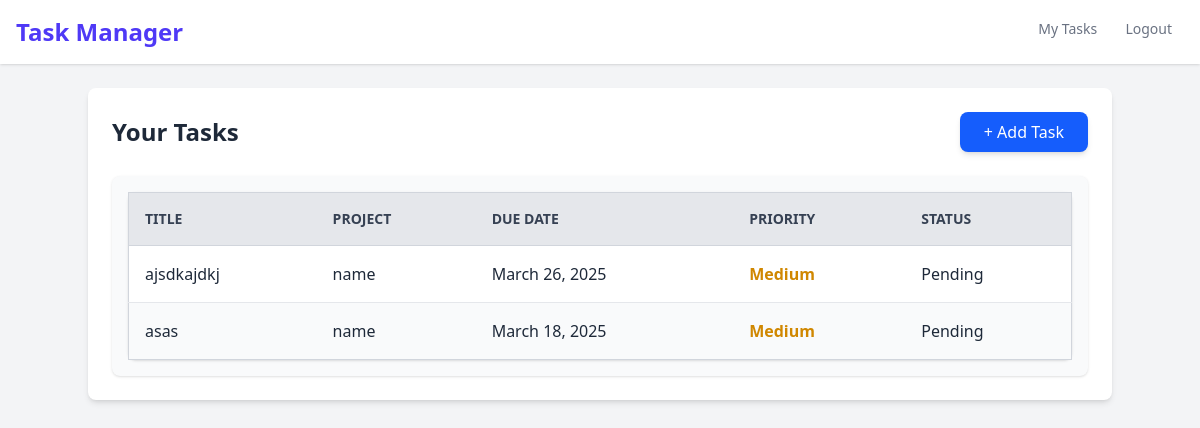
The page /tasks/ (signed in) on the database as committed earlier.
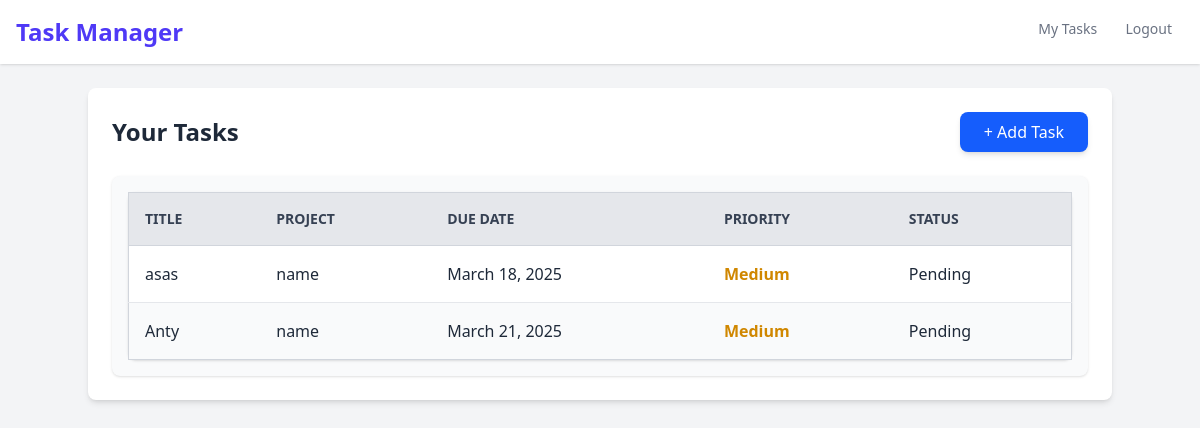
The same page on the database as committed later.
### tasks/models.py (models this page shows, shortened)
class Task(models.Model):
    PRIORITY_CHOICES = [("Low", "Low"), ("Medium", "Medium"), ("High", "High")]
    STATUS_CHOICES = [("Pending", "Pending"), ("In Progress", "In Progress"), ("Completed", "Completed")]
    title = models.CharField(max_length=255)
    description = models.TextField()
    due_date = models.DateField()
    priority = models.CharField(max_length=10, choices=PRIORITY_CHOICES, default="Medium")
    status = models.CharField(max_length=20, choices=STATUS_CHOICES, default="Pending")
    project = models.ForeignKey(Project, on_delete=models.CASCADE)
    user = models.ForeignKey(User, on_delete=models.CASCADE)  # Task owner

class Project(models.Model):
    name = models.CharField(max_length=255, unique=True)
    description = models.TextField()

### tasks/views.py (the view)
# urls.py: path('tasks/', views.task_list, name='task_list'),
@login_required
def task_list(request):
    tasks = Task.objects.all()
    return render(request, 'tasks/task_list.html', {'tasks': tasks})

### tasks/templates/tasks/task_list.html (shortened to what this page needs)
{% extends 'tasks/base.html' %}
{% block content %}
<div class="max-w-5xl mx-auto bg-white p-6 rounded-lg shadow-md mt-6">
    <div class="flex justify-between items-center mb-6">
        <h2 class="text-2xl font-bold text-gray-800">Your Tasks</h2>
        <a href="{% url 'create_task' %}"
           class="bg-blue-600 text-white px-6 py-2 rounded-lg shadow-md hover:bg-blue-700 transition">
            + Add Task
        </a>
    </div>
    <div class="overflow-x-auto bg-gray-50 p-4 rounded-lg shadow">
        <table class="w-full min-w-[600px] border border-gray-300 rounded-lg shadow-sm bg-white">
            <thead class="bg-gray-200 text-gray-700 uppercase text-sm">
                <tr class="text-left">
                    <th class="p-4 border-b border-gray-300">Title</th>
                    <th class="p-4 border-b border-gray-300">Project</th>
                    <th class="p-4 border-b border-gray-300">Due Date</th>
                    <th class="p-4 border-b border-gray-300">Priority</th>
                    <th class="p-4 border-b border-gray-300">Status</th>
                </tr>
            </thead>
            <tbody class="divide-y divide-gray-200 text-gray-800">
                {% for task in tasks %}
                <tr class="hover:bg-gray-100 even:bg-gray-50">
                    <td class="p-4 font-medium">{{ task.title }}</td>
                    <td class="p-4">{{ task.project.name }}</td>
                    <td class="p-4">{{ task.due_date }}</td>
                    <td class="p-4 font-semibold">
                        <span class="{% if task.priority == 'High' %}text-red-600
                                     {% elif task.priority == 'Medium' %}text-yellow-600
                                     {% else %}text-green-600{% endif %}">
                            {{ task.priority }}
                        </span>
                    </td>
                    <td class="p-4">{{ task.status }}</td>
                </tr>
                {% empty %}
                <tr>
                    <td colspan="6" class="p-6 text-center text-gray-500">No tasks available.</td>
                </tr>
                {% endfor %}
            </tbody>
        </table>
    </div>
</div>
{% endblock %}

### tasks/templates/tasks/base.html (shortened to what this page needs)
<!DOCTYPE html>
<html lang="en">
<head>
    <script src="https://unpkg.com/@tailwindcss/browser@4"></script>
    <link rel="stylesheet" href="https://cdnjs.cloudflare.com/ajax/libs/font-awesome/6.0.0-beta3/css/all.min.css">
</head>
<body class="bg-gray-100">
    <nav class="bg-white shadow-sm p-4 text-white flex justify-between">
        <div class="flex-shrink-0 flex items-center">
            <a href="{% url 'home' %}" class="text-2xl font-bold text-indigo-600">Task Manager</a>
        </div>
        <div>
            {% if user.is_authenticated %}
                <a href="{% url 'task_list' %}" class="text-gray-500 hover:text-gray-700 px-3 py-2 rounded-md text-sm font-medium">My Tasks</a>
                <a href="{% url 'logout' %}" class="text-gray-500 hover:text-gray-700 px-3 py-2 rounded-md text-sm font-medium">Logout</a>
            {% endif %}
        </div>
    </nav>
    <div class="mx-auto">
        {% block content %}{% endblock %}
    </div>
</body>
</html>

Rows that differ between the two databases and show on the page:
removed Task: title "ajsdkajdkj", project.name "name", due_date "March 26, 2025", priority "Medium", status "Pending"
added Task: title "Anty", project.name "name", due_date "March 21, 2025", priority "Medium", status "Pending"
